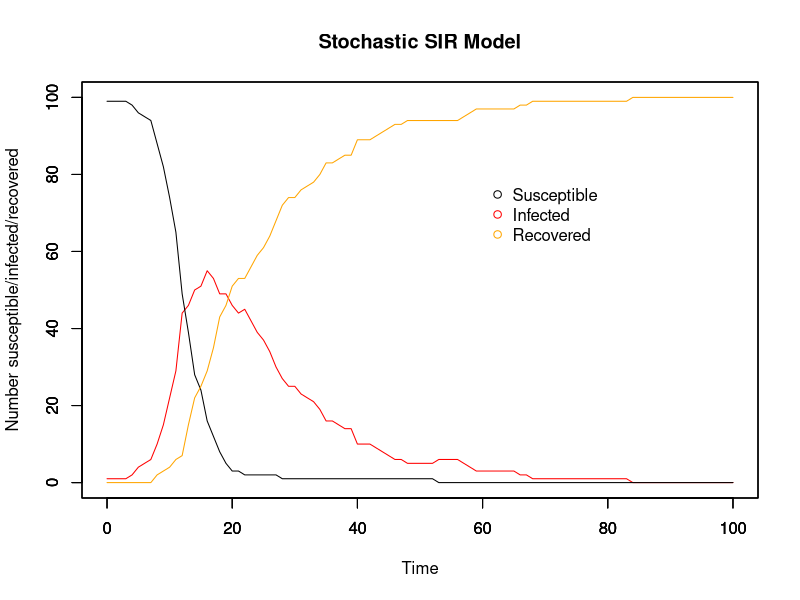
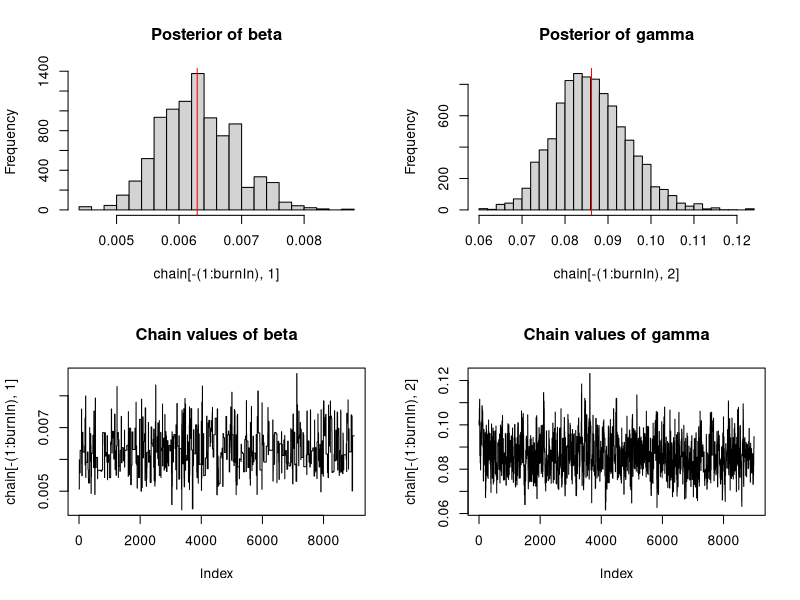
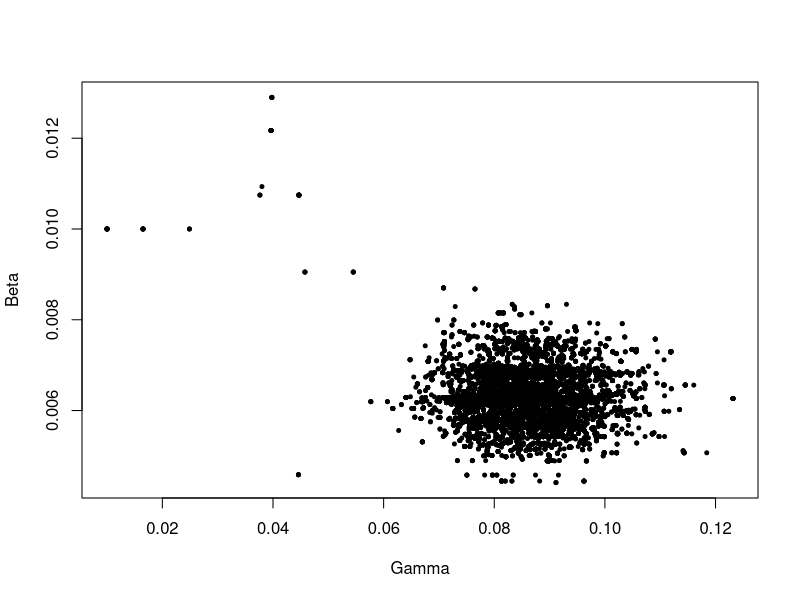
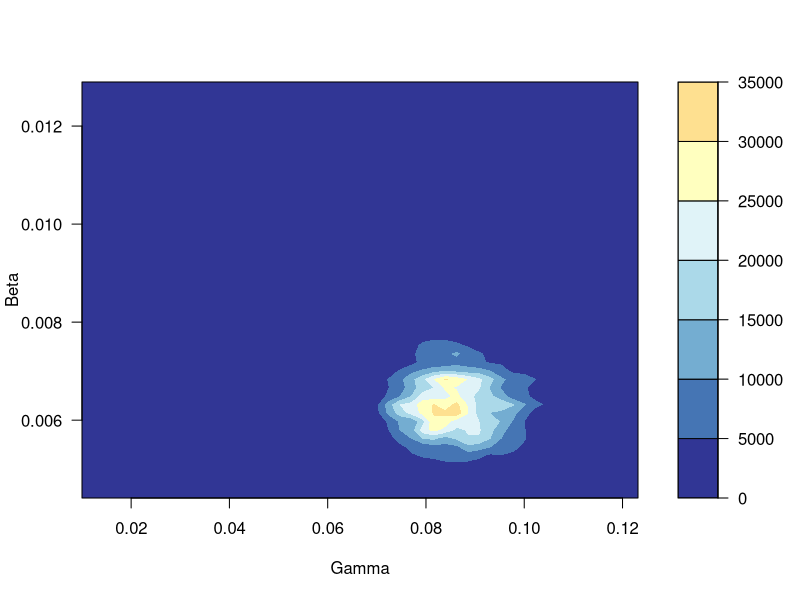

Write R code to recreate these figures, in order.
# MCMC estimating stochastic processes
# 3 unknonws: beta, gamma, and the time of infection for each individual
# 17/11/17

##########################
## Input values for SIR ##
##########################

# Time
timestep <- 1
times <- seq(0, 100, by = timestep)

# Initial population: N-1 susceptible, 1 infectious, 0 recovered
init.values = c(
  S = 100-1,
  I = 1,
  R = 0
)
N = sum(init.values)

# Beta & gammma
beta <- 5e-3
gamma <- 8e-2

###############
## The model ##
###############

# Array for holding collective disease status information for whole period of time
data <- array(0, dim =c(length(times), length(init.values)+3))
data[,1] <- times # make first column the timesteps to make plotting easier later on

#set.seed(22) # other good ones: 7, 14, 22, 30

# For loops for calculating the numbers susceptible, infected, and recovered at each timepoint
for (time in times){
  if (time == 0){ # Set up the number of S/I/R at time 0
    data[1,2] <- init.values["S"] # number of susceptibles at time 0
    data[1,3] <- init.values["I"] # number of infecteds at time 0
    data[1,4] <- init.values["R"] # number of recovereds at time 0
    data[1,5] <- init.values["I"] # number newly infected at time 0
    data[1,6] <- init.values["R"] # number newly recovered at time 0
    
  } else{
    whole_time <- 1/timestep * time # makes time into the whole number that it corresponds to in the array
    #inf <- rbinom(1, size = data[whole_time,2], prob = foi_t) # number who become infected in this timestep
    #rec <- rbinom(1, size = data[whole_time,3], prob = r_t)# number who become recovered in this timestep
    
    inf <- rbinom(1, size = data[whole_time,2], (1-(exp(-beta*data[whole_time,3]*timestep)))) # number who become infected in this timestep
    rec <- rbinom(1, size = data[whole_time,3], (1-(exp(-gamma*timestep)))) # number who become recovered in this timestep
    
    data[whole_time+1,2] <- data[whole_time,2] - inf # number of susceptibles at other times
    
    data[whole_time+1,3] <- data[whole_time,3]  + inf - rec # number of infecteds at other times
    
    data[whole_time+1,4] <- data[whole_time,4] + rec # number of recovereds at other times
    
    data[whole_time+1,5] <- data[whole_time+1,3] - data[whole_time,3] + data[whole_time+1,4] - data[whole_time,4] # number of newly infected
    
    data[whole_time+1,6] <- data[whole_time+1,4] - data[whole_time,4] # number of newly recovered
  }
}

###############
## SIR plots ##
###############

run_stoch <- data.frame(data) # make array into a dataframe
colnames(run_stoch) <- c("time","S", "I", "R", "new_I", "new_R")

par(mfrow = c(1,1))

# Plot for SIR model
plot(x = run_stoch$time, y = run_stoch$I, type = "line", col = "red", ylim = c(0,N),
     xlab = "Time", ylab = "Number susceptible/infected/recovered", main = "Stochastic SIR Model")
par(new=T)
plot(x = run_stoch$time, y = run_stoch$S, type = "line", ylim = c(0,N), ylab = "", xlab = "") # add susceptible line
par(new=T)
plot(x = run_stoch$time, y = run_stoch$R, type = "line", col = "orange", ylim = c(0,N), ylab = "", xlab = "") # recovered

# Add legend
legend(60, 0.8*N, c("Susceptible", "Infected", "Recovered"), pch = 1, col = c("black", "red", "orange"), bty = "n")

# Plot for newly infected and newly recovered
# plot(x = run_stoch$time, y = run_stoch$new_I, type = "line", col = "red", ylim = c(0,max(run_stoch$new_I)),
#      xlab = "Time", ylab = "Number newly infected/recovered", main = "New infections/recoveries")
# par(new=T)
# plot(x = run_stoch$time, y = run_stoch$new_R, type = "line", col = "orange", ylim = c(0,max(run_stoch$new_I)), ylab = "", xlab = "") # add susceptible line

##################################
## Likelihood, prior, posterior ##
##################################

# Likelihood distribution
likelihood <- function(param){
  beta = as.numeric(param[1])
  gamma = as.numeric(param[2])
  # inf = as.numeric(param[3])
  total = array(0, dim = (c(nrow(run_stoch))))
  
  for (i in 1:nrow(run_stoch)){
    betalikelihood = dbinom(run_stoch$new_I[i+1], run_stoch$S[i], (1-(exp(-beta*run_stoch$I[i]*timestep))), log = T)
    gammalikelihood = dbinom(run_stoch$new_R[i+1], run_stoch$I[i], (1-(exp(-gamma*timestep))), log = T)
    
    # betalikelihood = dbinom(run_stoch$new_I[i+1], run_stoch$S[i], (1-(exp(-beta*run_stoch$I[i]*timestep))), log = T)
    # gammalikelihood = dbinom(run_stoch$new_R[i+1], run_stoch$I[i], (1-(exp(-gamma*timestep))), log = T)
    # inflikelihood = dgamma
    total[i] = betalikelihood + gammalikelihood # + inflikelihood
  }
  return(sum(total, na.rm = T))
}

# Prior distribution
prior <- function(param){
  beta = as.numeric(param[1])
  gamma = as.numeric(param[2])
  betaprior = dunif(beta, min = 0, max = 100, log = T)
  gammaprior = dunif(gamma, min = 0, max = 100, log = T)
  return(betaprior + gammaprior)
}

# Posterior distribution
posterior <- function(param){
  return (likelihood(param) + prior(param))
}

proposalfunction <- function(param){ 
  
  beta_prop = rnorm(1, mean = param[1], sd = 0.01)
  gamma_prop = rnorm(1, mean = param[2], sd = 0.01)
  # inf_list <- c(-1, 1)
  # inf <- sample(inf_list, 1)
  
  return(c(beta_prop, gamma_prop)) # , inf))
}

run_metropolis_MCMC <- function(startvalue, iterations){
  chain = array(dim = c(iterations+1,2))
  chain[1,] = startvalue
  for (i in 1:iterations){
    proposal = proposalfunction(chain[i,])
    
    if (proposal[1] < 0.0 & proposal[2] < 0.0 ){
      chain[i+1,] = chain[i,]
      
    } else if (proposal[1] < 0.0 & proposal[2] >= 0.0){
      proposal[1] = chain[i,1]
      probab = posterior(proposal) - posterior(chain[i,])
      if (log(runif(1)) < probab){
        chain[i+1,] = proposal
      }else{
        chain[i+1,] = chain[i,]
      }
      
    } else if (proposal[1] >= 0.0 & proposal[2] < 0.0){
      proposal[2] = chain[i,2]
      probab = posterior(proposal) - posterior(chain[i,])
      if (log(runif(1)) < probab){
        chain[i+1,] = proposal
      }else{
        chain[i+1,] = chain[i,]
      }
      
    } else{
      probab = posterior(proposal) - posterior(chain[i,])
      if (log(runif(1)) < probab){
        chain[i+1,] = proposal
      }else{
        chain[i+1,] = chain[i,]
      }
    }
  }
  return(chain)
}

# Where to start the chain
startvalue <- c(0.01,0.01)

# Number of runs
iterations = 10000
#set.seed(4)
chain <- run_metropolis_MCMC(startvalue, iterations)

# The beginning of the chain is biased towards the starting point, so take them out
# normally burnin is 10%-50% of the runs
burnIn = 0.1*iterations
acceptance <- 1-mean(duplicated(chain[-(1:burnIn),]))

################
## MCMC Plots ##
################

par(mfrow = c(2,2))

hist(chain[-(1:burnIn),1],nclass=30, main="Posterior of beta")
abline(v = mean(chain[-(1:burnIn),1]), col = "red")

hist(chain[-(1:burnIn),2],nclass=30, main="Posterior of gamma")
abline(v = mean(chain[-(1:burnIn),2]), col = "red")

plot(chain[-(1:burnIn),1], type = "l", main = "Chain values of beta")

plot(chain[-(1:burnIn),2], type = "l", main = "Chain values of gamma")

# Plot beta vs. gamma
par(mfrow = c(1,1))
library(RColorBrewer)
library(MASS)

plot(x = chain[,2], y = chain[,1], xlab = "Gamma", ylab = "Beta", pch = 20, cex = 0.8)
# abline(lm(chain[,1]~chain[,2]), col="red") # regression line

k <- 11
my.cols <- rev(brewer.pal(k, "RdYlBu"))
z <- kde2d(chain[,2], chain[,1], n=50)
filled.contour(z, drawlabels=FALSE, nlevels=k, col=my.cols, cex = 2.0, add=TRUE, xlab = "Gamma", ylab = "Beta")

########################################################################################################################

########################################################################################################################

# A method of randomly choosing -1 or +1 with equal probability
# inf_list <- c(-1, 1)
# sample(inf_list, 1)
